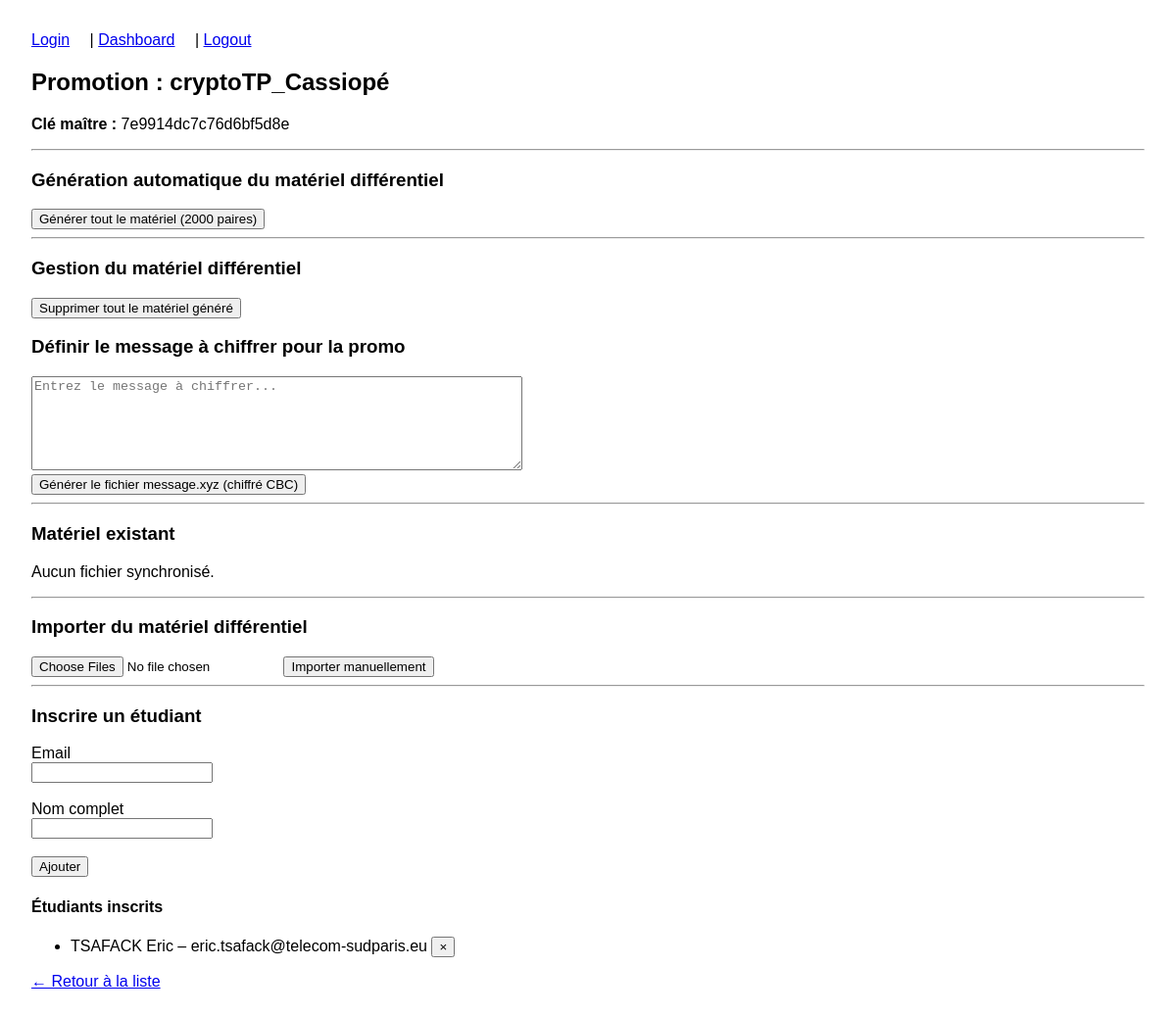
/admin/promotions/2 (signed in), run on an earlier commit of the app's database.
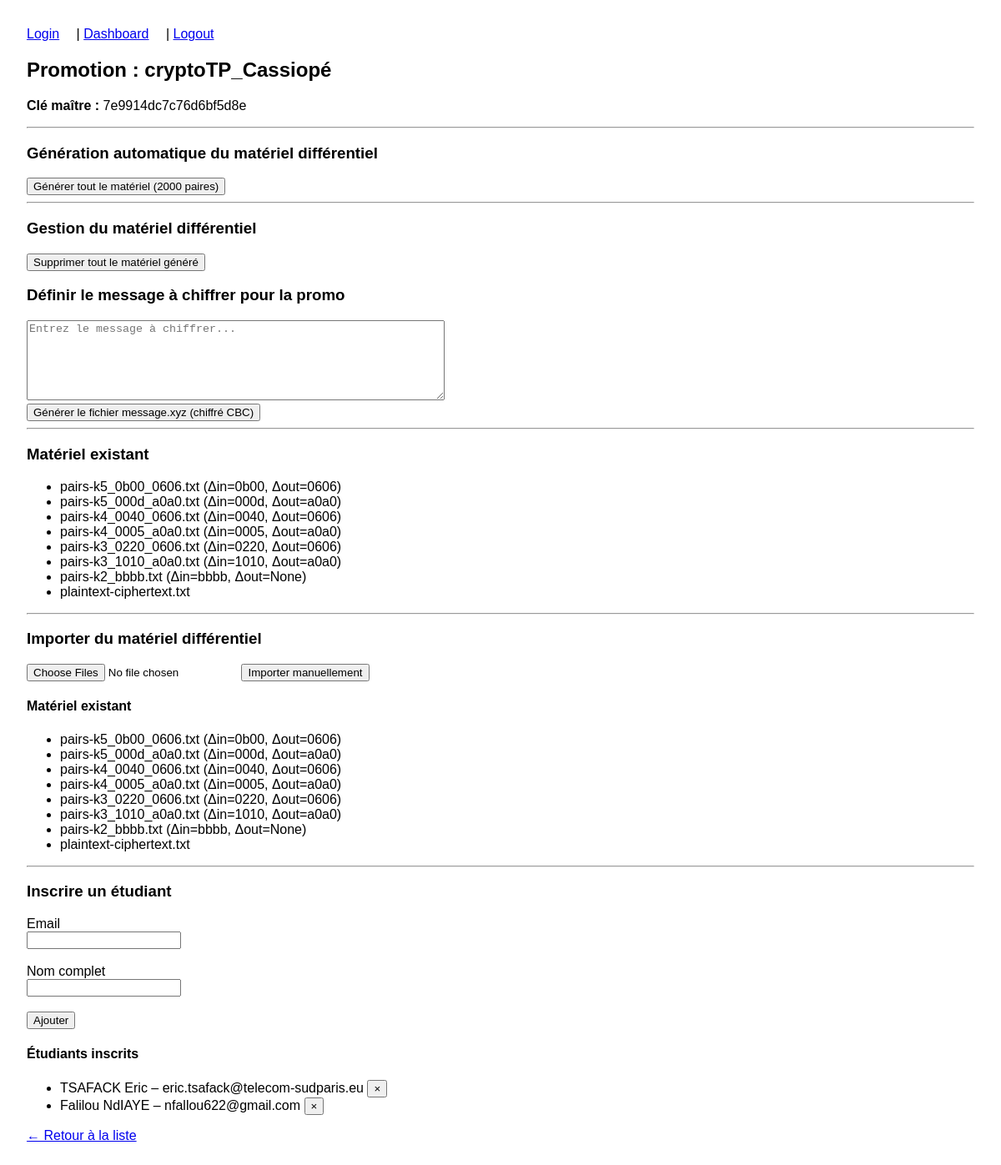
And on a later commit of the database.
### app/models.py (models this page shows, shortened)
class Cohort(db.Model):
    __tablename__ = 'promotions'
    id         = db.Column(db.Integer, primary_key=True)
    name       = db.Column(db.String(64), unique=True, nullable=False)
    key_master = db.Column(db.String(80), nullable=False)
    users      = db.relationship('User', backref='cohort', cascade='all, delete-orphan', lazy='dynamic')
    materials  = db.relationship('CryptoMaterial', back_populates='cohort', cascade='all, delete-orphan')

class User(UserMixin, db.Model):
    __tablename__ = 'users'
    id       = db.Column(db.Integer,   primary_key=True)
    email    = db.Column(db.String(120), unique=True, nullable=False)
    name     = db.Column(db.String(80),  nullable=False)
    pwd_hash = db.Column(db.String(128), nullable=False)
    role     = db.Column(db.Enum(UserRole), default=UserRole.student, nullable=False)
    cohort_id = db.Column(db.Integer, db.ForeignKey('promotions.id'), nullable=True)
    @property
    def password(self):
        raise AttributeError("password is write-only")

class CryptoMaterial(db.Model):
    __tablename__ = 'crypto_materials'
    id          = db.Column(db.Integer, primary_key=True)
    cohort_id   = db.Column(db.Integer, db.ForeignKey('promotions.id'), nullable=False)
    filename    = db.Column(db.String(256), nullable=False)
    delta_in    = db.Column(db.String(64), nullable=True)
    delta_out   = db.Column(db.String(64), nullable=True)
    uploaded_at = db.Column(db.DateTime, default=datetime.utcnow)
    cohort      = db.relationship('Cohort', back_populates='materials')

### app/routes/promotions.py (the view)
@promo_bp.route('/<int:pid>', methods=['GET'])
@login_required
def detail_promotion(pid):
    c = Cohort.query.get_or_404(pid)
    return render_template('detail.html', cohort=c)

### app/routes/auth.py (called while the page is built)
@login.user_loader
def load_user(uid):
    return User.query.get(int(uid))

### app/templates/teacher/promotions/detail.html
{% extends 'teacher/dashboard.html' %}
{% block content %}
  <h2>Promotion : {{ cohort.name }}</h2>
  <p><strong>Clé maître :</strong> {{ cohort.key_master }}</p>
  <hr>
  <h3>Génération automatique du matériel différentiel</h3>
  <form method="post"
        action="{{ url_for('admin_promotions.generate_material', pid=cohort.id) }}">
    <button type="submit">Générer tout le matériel ({{ config.N_PAIRS }} paires)</button>
  </form>
<hr>
<h3>Gestion du matériel différentiel</h3>
<form method="post"
      action="{{ url_for('admin_promotions.clear_material', pid=cohort.id) }}"
      onsubmit="return confirm('Voulez-vous vraiment supprimer tout le matériel différentiel de cette promotion ?');">
  <button type="submit">Supprimer tout le matériel généré</button>
</form>
<h3>Définir le message à chiffrer pour la promo</h3>
<form method="post" action="{{ url_for('admin_promotions.set_message', pid=cohort.id) }}">
  <textarea name="plaintext_msg" rows="6" cols="60" placeholder="Entrez le message à chiffrer..." required></textarea><br>
  <button type="submit">Générer le fichier message.xyz (chiffré CBC)</button>
</form>
  <hr>
  <h3>Matériel existant</h3>
  {% if cohort.materials %}
    <ul>
      {% for m in cohort.materials %}
        <li>
          {{ m.filename }}
          {% if m.delta_in %}(Δin={{ m.delta_in }}, Δout={{ m.delta_out }}){% endif %}
        </li>
  {% endfor %}
    </ul>
  {% else %}
    <p>Aucun fichier synchronisé.</p>
  {% endif %}
  <hr>
  <h3>Importer du matériel différentiel</h3>
  <form method="post"
        action="{{ url_for('admin_promotions.upload_material', pid=cohort.id) }}"
        enctype="multipart/form-data">
    <input type="file" name="files" multiple required>
    <button type="submit">Importer manuellement</button>
  </form>
  {% if cohort.materials %}
    <h4>Matériel existant</h4>
    <ul>
      {% for m in cohort.materials %}
        <li>
          {{ m.filename }}
          {% if m.delta_in %}(Δin={{ m.delta_in }}, Δout={{ m.delta_out }}){% endif %}
        </li>
      {% endfor %}
    </ul>
  {% endif %}
  <hr>
  <h3>Inscrire un étudiant</h3>
  <form method="post" action="{{ url_for('admin_promotions.add_student', pid=cohort.id) }}">
    <label>Email<br><input name="email" type="email" required></label><br><br>
    <label>Nom complet<br><input name="name" required></label><br><br>
    <button type="submit">Ajouter</button>
  </form>
  {% if cohort.users %}
    <h4>Étudiants inscrits</h4>
    <ul>
      {% for u in cohort.users %}
      <li>
        {{ u.name }} – {{ u.email }}
        <form method="post"
              action="{{ url_for('admin_promotions.delete_student',
                                  pid=cohort.id, uid=u.id) }}"
              style="display:inline"
              onsubmit="return confirm('Supprimer {{ u.name }} ?');">
          <button type="submit">×</button>
        </form>
      </li>
      {% endfor %}
    </ul>
  {% endif %}
  <p><a href="{{ url_for('admin_promotions.list_promotions') }}">← Retour à la liste</a></p>
{% endblock %}

### app/templates/teacher/dashboard.html (shortened to what this page needs)
{% extends 'base.html' %}

### app/templates/base.html (shortened to what this page needs)
<!DOCTYPE html>
<html lang="fr">
<head>
  <link rel="stylesheet" href="{{ url_for('static', filename='style.css') }}">
</head>
<body>
  <nav>
    <a href="{{ url_for('auth.login') }}">Login</a>
    {% if current_user.is_authenticated and current_user.role.name=='teacher' %}
      | <a href="{{ url_for('teacher.dashboard') }}">Dashboard</a>
    {% endif %}
    {% if current_user.is_authenticated %}
      | <a href="{{ url_for('auth.logout') }}">Logout</a>
    {% endif %}
  </nav>
  <main>{% block content %}{% endblock %}</main>
</body>
</html>

### app/static/style.css (style rules this page uses)
body { font-family: sans-serif; margin: 2em; }
nav a { margin-right: 1em; }

What changed in the data, as far as the page shows it:
added CryptoMaterial: filename "pairs-k5_0b00_0606.txt", delta_in "0b00", delta_out "0606"
added CryptoMaterial: filename "pairs-k5_000d_a0a0.txt", delta_in "000d", delta_out "a0a0"
added CryptoMaterial: filename "pairs-k4_0040_0606.txt", delta_in "0040", delta_out "0606"
added CryptoMaterial: filename "pairs-k4_0005_a0a0.txt", delta_in "0005", delta_out "a0a0"
added CryptoMaterial: filename "pairs-k3_0220_0606.txt", delta_in "0220", delta_out "0606"
added CryptoMaterial: filename "pairs-k3_1010_a0a0.txt", delta_in "1010", delta_out "a0a0"
added CryptoMaterial: filename "pairs-k2_bbbb.txt", delta_in "bbbb", delta_out "None"
added CryptoMaterial: filename "plaintext-ciphertext.txt"
added User: name "Falilou NdIAYE", email "nfallou622@gmail.com"
Also different on the page:
text no longer shown: "Aucun fichier synchronisé."
text now shown: "Matériel existant"
